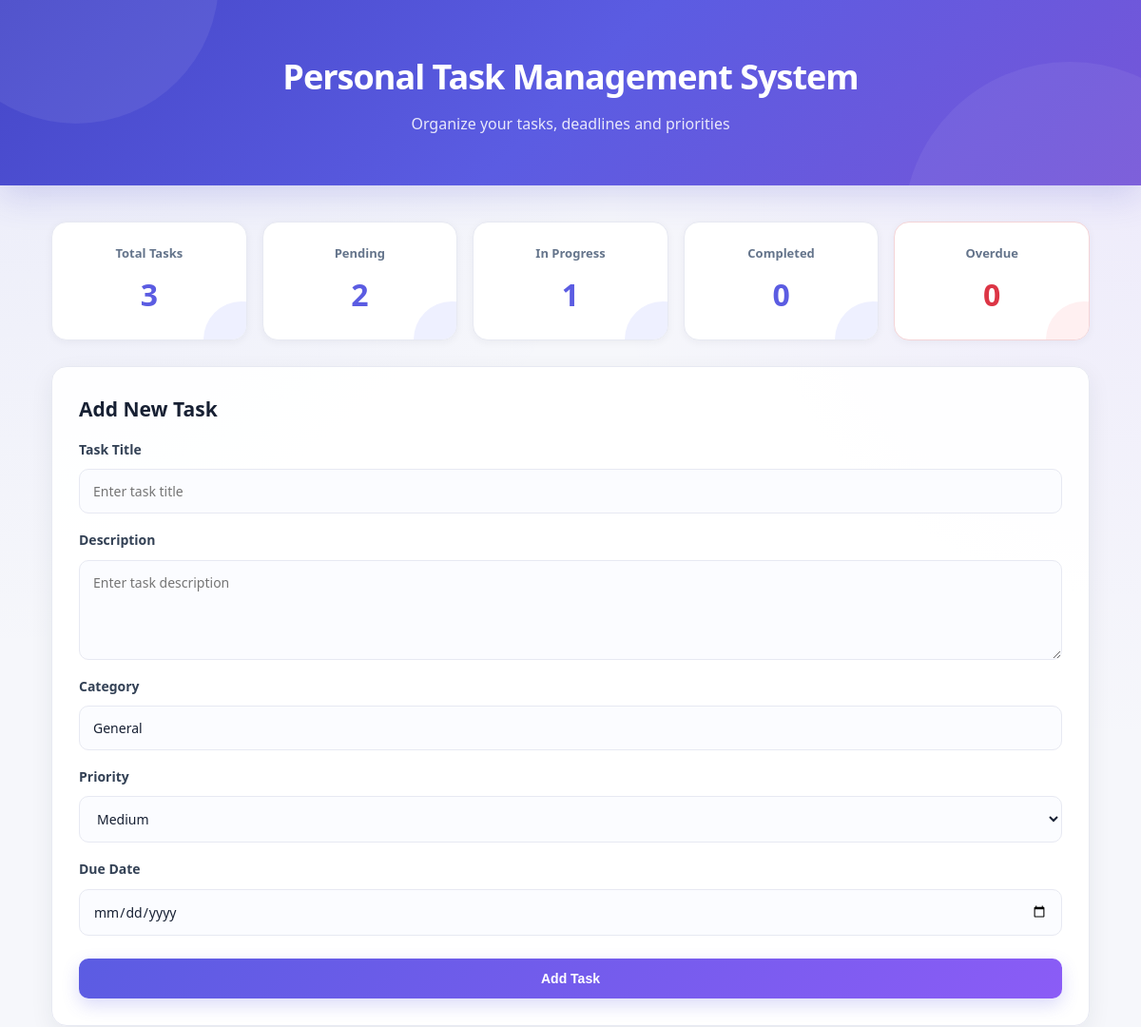
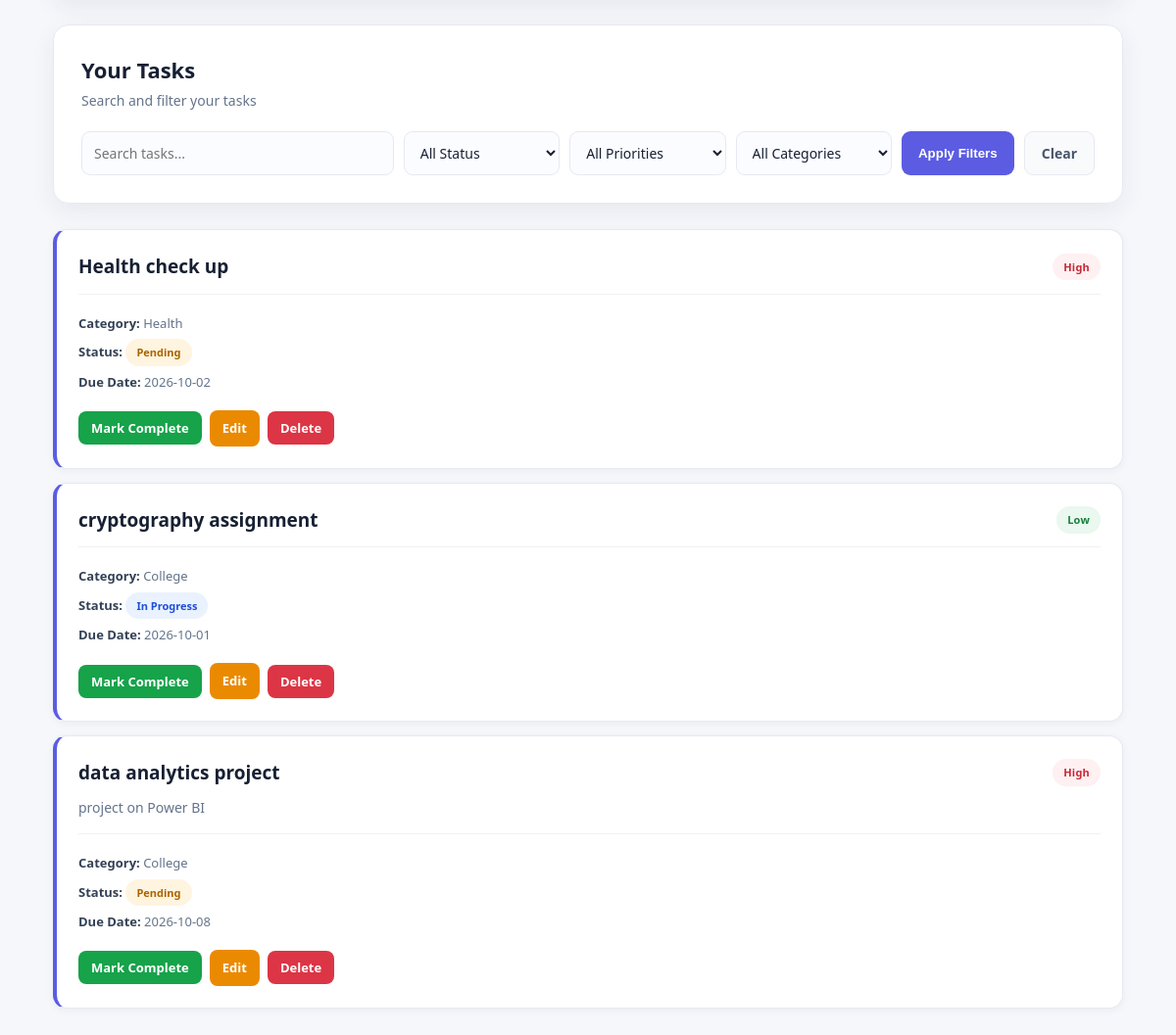
The page / on the database its author committed (2 pictures, top to bottom).
### tables this page shows
CREATE TABLE tasks (

            id INTEGER PRIMARY KEY AUTOINCREMENT,

            title TEXT NOT NULL,

            description TEXT,

            category TEXT NOT NULL DEFAULT 'General',

            priority TEXT NOT NULL DEFAULT 'Medium',

            status TEXT NOT NULL DEFAULT 'Pending',

            due_date TEXT,

            created_at TEXT NOT NULL DEFAULT CURRENT_TIMESTAMP

        );

### app.py (the view, shortened to what this page needs)
@app.route("/")
def home():
    search = request.args.get("search", "").strip()
    status = request.args.get("status", "All")
    priority = request.args.get("priority", "All")
    category = request.args.get("category", "All")
    conn = get_db_connection()
    query = """
        SELECT *
        FROM tasks
        WHERE 1 = 1
    """
    parameters = []
    if status != "All":
        query += """
            AND status = ?
        """
        parameters.append(status)
    if priority != "All":
        query += """
            AND priority = ?
        """
        parameters.append(priority)
    if category != "All":
        query += """
            AND category = ?
        """
        parameters.append(category)
    query += """
        ORDER BY id DESC
    """
    tasks = conn.execute(
        query,
        parameters
    ).fetchall()
    categories = conn.execute("""
        SELECT DISTINCT category
        FROM tasks
        ORDER BY category
    """).fetchall()
    total = conn.execute("""
        SELECT COUNT(*)
        FROM tasks
    """).fetchone()[0]
    pending = conn.execute("""
        SELECT COUNT(*)
        FROM tasks
        WHERE status = 'Pending'
    """).fetchone()[0]
    in_progress = conn.execute("""
        SELECT COUNT(*)
        FROM tasks
        WHERE status = 'In Progress'
    """).fetchone()[0]
    completed = conn.execute("""
        SELECT COUNT(*)
        FROM tasks
        WHERE status = 'Completed'
    """).fetchone()[0]
    today = date.today().isoformat()
    overdue = conn.execute("""
        SELECT COUNT(*)
        FROM tasks
        WHERE due_date IS NOT NULL
        AND due_date != ''
        AND due_date < ?
        AND status != 'Completed'
    """, (today,)).fetchone()[0]
    conn.close()
    return render_template(
        "index.html",
        tasks=tasks,
        categories=categories,
        search=search,
        selected_status=status,
        selected_priority=priority,
        selected_category=category,
        today=today,
        total=total,
        pending=pending,
        in_progress=in_progress,
        completed=completed,
        overdue=overdue
    )

### app.py (called while the page is built)
def get_db_connection():
    conn = sqlite3.connect(DATABASE)
    conn.row_factory = sqlite3.Row
    return conn

### templates/index.html (shortened to what this page needs)
<!DOCTYPE html>
<html lang="en">
<head>
    <link
        rel="stylesheet"
        href="{{ url_for('static', filename='css/style.css') }}"
    >
</head>
<body>
<header class="main-header">
    <div class="header-content">
        <h1>
            Personal Task Management System
        </h1>
        <p>
            Organize your tasks, deadlines and priorities
        </p>
    </div>
</header>
<main class="container">
    <section class="statistics">
        <div class="stat-card">
            <h3>
                Total Tasks
            </h3>
            <p>
                {{ total }}
            </p>
        </div>
        <div class="stat-card">
            <h3>
                Pending
            </h3>
            <p>
                {{ pending }}
            </p>
        </div>
        <div class="stat-card">
            <h3>
                In Progress
            </h3>
            <p>
                {{ in_progress }}
            </p>
        </div>
        <div class="stat-card">
            <h3>
                Completed
            </h3>
            <p>
                {{ completed }}
            </p>
        </div>
        <div class="stat-card overdue-stat">
            <h3>
                Overdue
            </h3>
            <p>
                {{ overdue }}
            </p>
        </div>
    </section>
    <section class="card">
        <h2>
            Add New Task
        </h2>
        <form
            action="{{ url_for('add_task') }}"
            method="POST"
            class="task-form"
        >
            <label for="title">
                Task Title
            </label>
            <input
                type="text"
                id="title"
                name="title"
                placeholder="Enter task title"
                required
            >
            <label for="description">
                Description
            </label>
            <textarea
                id="description"
                name="description"
                placeholder="Enter task description"
            ></textarea>
            <label for="category">
                Category
            </label>
            <input
                type="text"
                id="category"
                name="category"
                placeholder="Example: College"
                value="General"
            >
            <label for="priority">
                Priority
            </label>
            <select
                id="priority"
                name="priority"
            >
                <option
                    value="Medium"
                    selected
                >
                    Medium
                </option>
            </select>
            <label for="due_date">
                Due Date
            </label>
            <input
                type="date"
                id="due_date"
                name="due_date"
            >
            <button
                type="submit"
                class="primary-button"
            >
                Add Task
            </button>
        </form>
    </section>
    <section class="card">
        <div class="section-heading">
            <div>
                <h2>
                    Your Tasks
                </h2>
                <p class="section-subtitle">
                    Search and filter your tasks
                </p>
            </div>
        </div>
        <form
            action="{{ url_for('home') }}"
            method="GET"
            class="filter-form"
        >
            <input
                type="text"
                name="search"
                placeholder="Search tasks..."
                value="{{ search }}"
            >
            <select name="status">
                <option
                    value="All"
                    {% if selected_status == "All" %}
                        selected
                    {% endif %}
                >
                    All Status
                </option>
            </select>
            <select name="priority">
                <option
                    value="All"
                    {% if selected_priority == "All" %}
                        selected
                    {% endif %}
                >
                    All Priorities
                </option>
            </select>
            <select name="category">
                <option
                    value="All"
                    {% if selected_category == "All" %}
                        selected
                    {% endif %}
                >
                    All Categories
                </option>
            </select>
            <button
                type="submit"
                class="filter-button"
            >
                Apply Filters
            </button>
            <a
                href="{{ url_for('home') }}"
                class="clear-button"
            >
                Clear
            </a>
        </form>
    </section>
    <section class="tasks-section">
        {% if tasks %}
            {% for task in tasks %}
                <div class="task-card">
                    <div class="task-header">
                        <h3>
                            {{ task['title'] }}
                        </h3>
                        {% if task['priority'] == 'High' %}
                            <span class="priority high">
                                High
                            </span>
                        {% elif task['priority'] == 'Medium' %}
                            <span class="priority medium">
                                Medium
                            </span>
                        {% else %}
                            <span class="priority low">
                                Low
                            </span>
                        {% endif %}
                    </div>
                    {% if task['description'] %}
                        <p class="description">
                            {{ task['description'] }}
                        </p>
                    {% endif %}
                    <div class="task-details">
                        <p>
                            <strong>
                                Category:
                            </strong>
                            {{ task['category'] }}
                        </p>
                        <p>
                            <strong>
                                Status:
                            </strong>
                            {% if task['status'] == 'Completed' %}
                                <span class="status completed">
                                    Completed
                                </span>
                            {% elif task['status'] == 'In Progress' %}
                                <span class="status progress">
                                    In Progress
                                </span>
                            {% else %}
                                <span class="status pending">
                                    Pending
                                </span>
                            {% endif %}
                        </p>
                        {% if task['due_date'] %}
                            <p>
                                <strong>
                                    Due Date:
                                </strong>
                                {{ task['due_date'] }}
                            </p>
                        {% endif %}
                    </div>
                    <div class="task-actions">
                        {% if task['status'] != 'Completed' %}
                            <form
                                action="{{ url_for(
                                    'complete_task',
                                    task_id=task['id']
                                ) }}"
                                method="POST"
                            >
                                <button
                                    type="submit"
                                    class="complete-button"
                                >
                                    Mark Complete
                                </button>
                            </form>
                        {% endif %}
                        <a
                            href="{{ url_for(
                                'edit_task',
                                task_id=task['id']
                            ) }}"
                            class="edit-button"
                        >
                            Edit
                        </a>
                        <form
                            action="{{ url_for(
                                'delete_task',
                                task_id=task['id']
                            ) }}"
                            method="POST"
                            onsubmit="return confirmDelete();"
                        >
                            <button
                                type="submit"
                                class="delete-button"
                            >
                                Delete
                            </button>
                        </form>
                    </div>
                </div>
            {% endfor %}
        {% endif %}
    </section>
</main>
</body>
</html>

### rows shown on the page
tasks: title "Health check up", priority "High", category "Health", status "Pending", due_date "2026-10-02"
tasks: title "cryptography assignment", priority "Low", category "College", status "In Progress", due_date "2026-10-01"
tasks: title "data analytics project", priority "High", description "project on Power BI", category "College", status "Pending", due_date "2026-10-08"

### other values the page prints
{{ total }} "3"
{{ pending }} "2"
{{ in_progress }} "1"
{{ completed }} "0"
{{ overdue }} "0"
